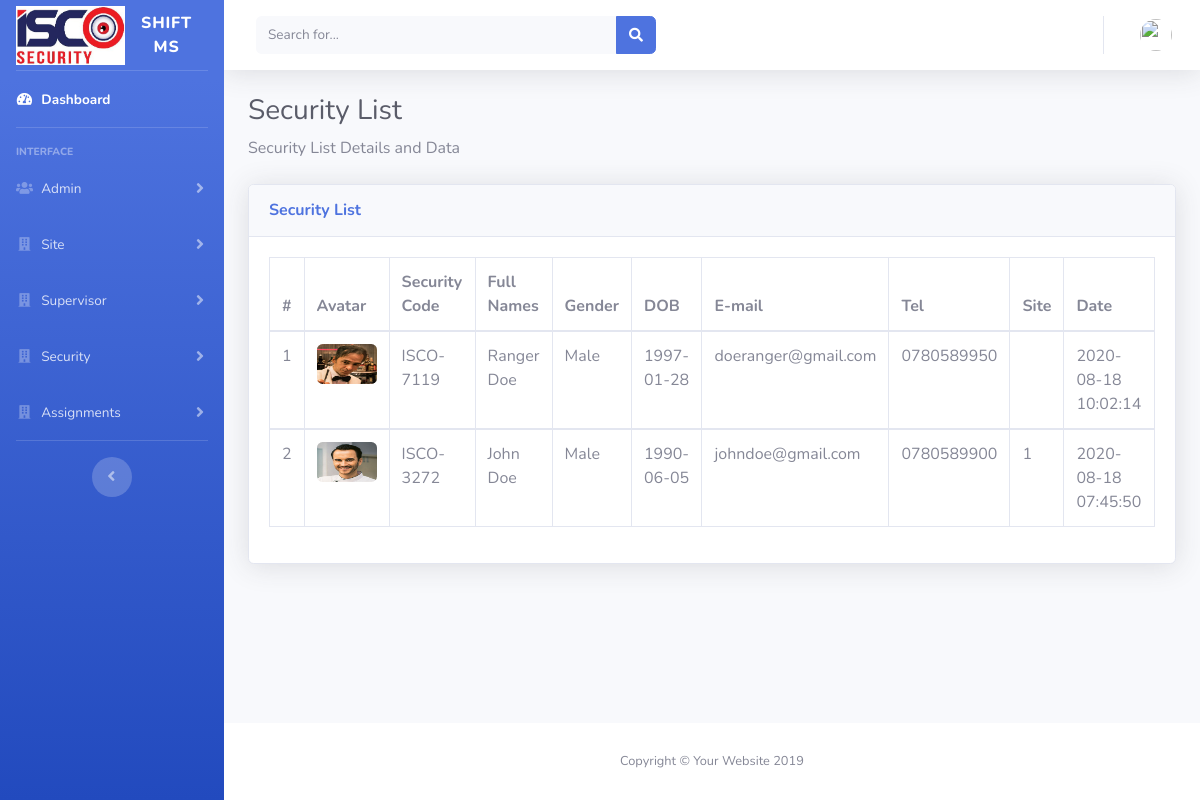
The page /master/index.php?view-security (signed in) on the database its author committed.
### tables this page shows
CREATE TABLE `security` (
  `sec_id` int(11) NOT NULL,
  `sec_code` longtext DEFAULT NULL,
  `sec_names` longtext DEFAULT NULL,
  `sec_gender` mediumtext DEFAULT NULL,
  `sec_dob` date DEFAULT NULL,
  `sec_tel` longtext DEFAULT NULL,
  `sec_email` longtext DEFAULT NULL,
  `site_id` int(11) DEFAULT NULL,
  `shift_id` int(50) DEFAULT NULL,
  `gate_id` int(50) DEFAULT NULL,
  `profile` varchar(255) DEFAULT NULL,
  `reg_date` datetime NOT NULL
);

### master/view_security.php (the view, shortened to what this page needs)
<div class="container-fluid">
    <?php
        $query1=$conn->query("SELECT * FROM security ");
        if($query1->num_rows <= 0   ){
    ?>
        <div class="sufee-alert alert with-close alert-info alert-dismissible fade show">
            <span class="badge badge-pill badge-info">Infoming</span>
            Sorry You Don't Have Any Security.
                <button type="button" class="close" data-dismiss="alert" aria-label="Close">
                <span aria-hidden="true">&times;</span>
                </button>
        </div>
    <?php
        }else{
    ?>
        <h1 class="h3 mb-2 text-gray-800">Security List</h1>
        <p class="mb-4">Security List Details and Data </p>
        <div class="card shadow mb-4">
        <div class="card-header py-3">
          <h6 class="m-0 font-weight-bold text-primary">Security List</h6>
        </div>
            <div class="card-body">
        <div class="table-responsive">
          <table class="table table-bordered" id="dataTable" width="100%" cellspacing="0">
            <thead>
              <tr>
                  <th>#</th>
                  <th>Avatar</th>
                  <th>Security Code</th>
                  <th>Full Names</th>
                  <th>Gender</th>
                  <th>DOB</th>
                  <th>E-mail</th>
                  <th>Tel</th>
                  <th>Site</th>
                  <th>Date</th>
              </tr>
            </thead>
            <?php
              $sql1="SELECT * FROM security ORDER BY sec_id DESC";
              $result1=$conn->query($sql1);
              $no=0;
              while ($row1 = $result1->fetch_assoc()) {
              $sec_profile=$row1['profile'];
              $no+=1;
              if (empty($sec_profile)) {
      $fileName = "../master/user-avatar.jpg";
  } else {
      $fileName = "$sec_profile";
  }
          ?>
          <tbody>
              <tr>
                  <td><?php echo $no; ?></td>
                  <td>
                   <img class="img-profile rounded" src="../security/security_profile/<?php echo $fileName ?>" alt="<?php echo $sec_profile ?>" style="width: 60px;height: 40px;">
                  </td>
                  <td><?php echo $row1['sec_code'];?></td>
                  <td><?php echo $row1['sec_names'];?></td>
                  <td><?php echo $row1['sec_gender'];?></td>
                  <td><?php echo $row1['sec_dob'];?></td>
                  <td><?php echo $row1['sec_email'];?></td>
                  <td><?php echo $row1['sec_tel'];?></td>
                  <td><?php echo $row1['site_id'];?></td>
                  <td><?php echo $row1['reg_date'];?></td>
              </tr>
          </tbody>
          <?php }  ?>
          </table>
        </div>
      </div>
      </div>
    </div>
    <?php
        }
    ?>

### rows shown on the page
security: profile (picture), sec_code "ISCO-7119", sec_names "Ranger Doe", sec_gender "Male", sec_dob "1997-01-28", sec_email "doeranger@gmail.com", sec_tel "0780589950", reg_date "2020-08-18 10:02:14"
security: profile (picture), sec_code "ISCO-3272", sec_names "John Doe", sec_gender "Male", sec_dob "1990-06-05", sec_email "johndoe@gmail.com", sec_tel "0780589900", site "1", reg_date "2020-08-18 07:45:50"
